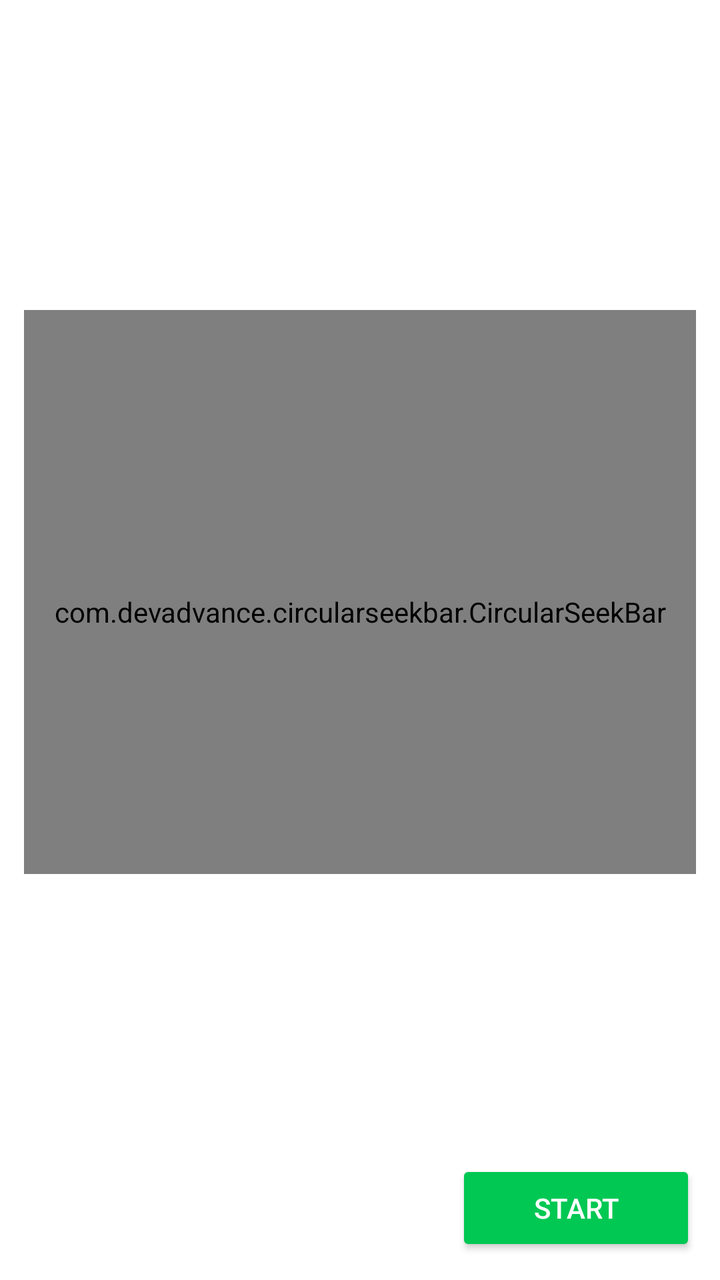
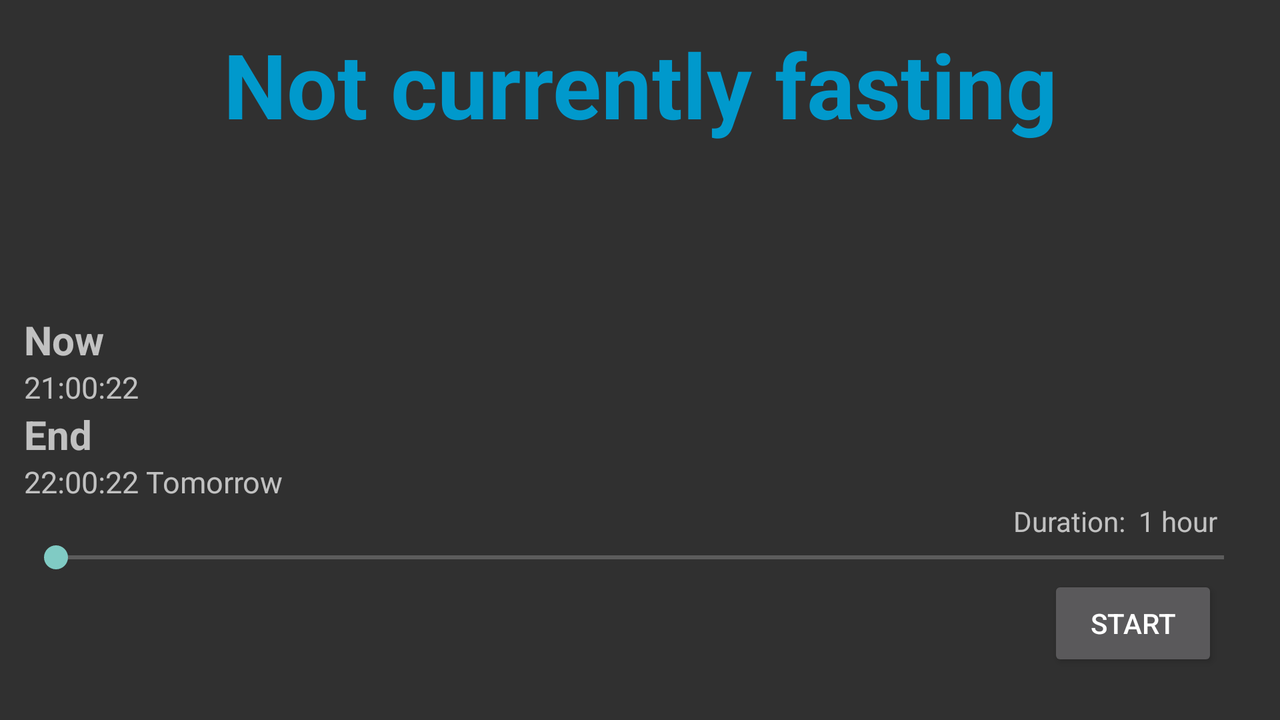

An Android layout and its configuration variant, each rendered on a device that would load it. The default file and the variant file are quoted in full after the pictures.
<!-- AndroidManifest.xml: application theme AppTheme -->
<!-- res/layout/fragment_fasting_length.xml -->
<RelativeLayout xmlns:android="http://schemas.android.com/apk/res/android"
    xmlns:tools="http://schemas.android.com/tools"
    xmlns:app="http://schemas.android.com/apk/res-auto"

    android:layout_width="fill_parent"
    android:layout_height="fill_parent"
    android:paddingLeft="@dimen/activity_horizontal_margin"
    android:paddingRight="@dimen/activity_horizontal_margin"
    android:paddingTop="@dimen/activity_vertical_margin"
    android:paddingBottom="@dimen/activity_vertical_margin"
    android:layout_marginTop="@dimen/top_margin"
    tools:context=".main"
    android:id="@+id/main"
    android:background="#ffffff">

    <LinearLayout
        android:orientation="vertical"
        android:layout_width="wrap_content"
        android:layout_height="wrap_content"
        android:weightSum="3"
        android:id="@+id/mainLinear"
        android:layout_alignParentTop="true"
        android:layout_centerHorizontal="true"
        android:layout_above="@+id/start_toggle"
        android:layout_gravity="center"
        android:layout_alignParentLeft="false">

        <RelativeLayout
            android:layout_width="wrap_content"
            android:layout_height="match_parent"

            android:divider="@android:color/transparent"
            android:dividerHeight="@dimen/activity_horizontal_margin"

            android:id="@+id/relative"

            android:focusable="true">

            <LinearLayout
                android:orientation="horizontal"
                android:layout_width="fill_parent"
                android:layout_height="wrap_content"
                android:weightSum="4"
                android:id="@+id/linearLayout2"
                android:baselineAligned="false"
                android:layout_gravity="center"
                android:layout_above="@+id/circularSeekBar2"
                android:layout_alignParentLeft="true"
                android:layout_alignParentStart="true"
                android:layout_alignParentTop="true"
                android:gravity="bottom">

                <LinearLayout
                    android:orientation="vertical"
                    android:layout_width="fill_parent"
                    android:layout_height="wrap_content"
                    android:layout_weight="2"
                    android:layout_marginRight="4dp">

                    <TextView
                        android:layout_width="match_parent"
                        android:layout_height="wrap_content"

                        android:text="@string/end_time"
                        android:id="@+id/end_time"
                        android:textStyle="bold"
                        android:textSize="14sp"
                        android:layout_above="@+id/current_time"
                        android:layout_toLeftOf="@+id/current_time"
                        android:layout_gravity="right"
                        style= "?textTitle"
                        android:layout_marginBottom="1dp"
                        android:gravity="right" />

                    <TextView
                        android:layout_width="match_parent"
                        android:layout_height="wrap_content"
                        android:text="Thursday"
                        android:id="@+id/TXT_FUTURE"
                        android:singleLine="false"
                        android:layout_gravity="right"
                        android:gravity="right"
                        android:textSize="14sp" />

                    <LinearLayout
                        android:layout_width="match_parent"
                        android:layout_height="wrap_content"
                        android:layout_gravity="right"
                        android:gravity="right">

                        <TextView
                            android:layout_width="wrap_content"
                            android:layout_height="wrap_content"
                            android:text="22:"
                            android:id="@+id/dynamicHour"
                            android:textSize="14sp"
                            android:layout_above="@+id/seekVal"
                            android:layout_toRightOf="@+id/clock_linear"
                            style="?textRegular" />

                        <TextView
                            android:layout_width="wrap_content"
                            android:layout_height="wrap_content"
                            android:text="00"
                            android:id="@+id/endclock_text"
                            android:textSize="14sp"
                            android:layout_gravity="center_horizontal"
                            style="?textRegular" />
                    </LinearLayout>

                </LinearLayout>

                <LinearLayout
                    android:orientation="vertical"
                    android:layout_width="fill_parent"
                    android:layout_height="wrap_content"
                    android:layout_weight="2"
                    android:id="@+id/linearLayout3"
                    android:layout_marginLeft="4dp">

                    <TextView
                        android:layout_width="match_parent"
                        android:layout_height="wrap_content"
                        android:text="@string/current_time"
                        android:id="@+id/current_time"
                        android:textStyle="bold"
                        android:textSize="14sp"
                        android:layout_alignTop="@+id/circularSeekBar2"
                        android:layout_alignRight="@+id/circularSeekBar2"
                        android:layout_alignEnd="@+id/circularSeekBar2"
                        style="?textTitle"
                        android:layout_marginBottom="1dp" />

                    <TextView
                        android:layout_width="match_parent"
                        android:layout_height="wrap_content"
                        android:text="Wednesday"
                        android:id="@+id/TXT_TODAY"
                        android:editable="false" />

                    <TextView
                        android:layout_width="match_parent"
                        android:layout_height="wrap_content"
                        android:text="21:00"
                        android:id="@+id/clock_text"
                        android:textSize="14sp"
                        android:layout_below="@+id/current_time"
                        android:layout_toRightOf="@+id/end_time"
                       style="?textRegular" />
                </LinearLayout>

            </LinearLayout>

            <LinearLayout
                android:orientation="horizontal"
                android:layout_width="wrap_content"
                android:layout_height="wrap_content"
                android:id="@+id/linearLayout"
                android:layout_centerVertical="true"
                android:layout_centerHorizontal="true">

                <TextView
                    android:layout_width="wrap_content"
                    android:layout_height="wrap_content"
                    android:text="01:00"
                    android:id="@+id/seekVal"
                    android:textSize="70sp"
                    android:gravity="center"
                    style="?textTimer"
                    android:layout_gravity="center_vertical" />

                <TextView
                    android:layout_width="wrap_content"
                    android:layout_height="61dp"
                    android:text=":00"
                    android:id="@+id/txt_seconds"
                    style="?textTimer"
                    android:layout_gravity="center_vertical"
                    android:gravity="center_vertical" />
            </LinearLayout>

            <com.devadvance.circularseekbar.CircularSeekBar
                android:id="@+id/circularSeekBar2"
                android:layout_width="fill_parent"
                android:layout_height="282dp"
                style="?circleSeek"
                app:max="23"
                android:layout_alignParentTop="false"
                android:layout_alignParentLeft="false"
                android:layout_alignParentStart="false"
                android:layout_alignParentBottom="false"
                android:layout_centerInParent="true"
                android:paddingTop="20dp" />

        </RelativeLayout>
    </LinearLayout>

    <Button
        android:layout_width="120dp"
        android:layout_height="wrap_content"
        android:text="@string/start_toggle"
        android:id="@+id/start_toggle"

        android:layout_alignParentBottom="true"
        android:layout_alignRight="@+id/mainLinear"
        android:layout_alignEnd="@+id/mainLinear"
        android:theme="@style/StartButton" />


</RelativeLayout>
<!-- resources referenced by this layout -->
<resources>
  <dimen name="activity_horizontal_margin">12dp</dimen>
  <dimen name="activity_vertical_margin">12dp</dimen>
  <string name="current_time">Now</string>
  <string name="end_time">End</string>
  <string name="start_toggle">Start</string>
  <!-- from res/values-v21/ -->
  <style name="StartButton" parent="Widget.AppCompat.Button.Colored">
          <item name="colorButtonNormal">#00c853</item>
          <item name="android:textColorPrimary">#fff</item>
      </style>
  <!-- from res/values-v21/ -->
  <style name="AppTheme" parent="Theme.AppCompat" />
</resources>
<!-- res/layout-land/fragment_fasting_length.xml (the repository's variant of the layout above) -->
<!-- drawn on the phone turned sideways -->
<RelativeLayout xmlns:android="http://schemas.android.com/apk/res/android"
    xmlns:tools="http://schemas.android.com/tools"
    android:layout_width="match_parent"
    android:layout_height="match_parent"
    android:paddingLeft="@dimen/activity_horizontal_margin"
    android:paddingRight="@dimen/activity_horizontal_margin"
    android:paddingTop="@dimen/activity_vertical_margin"
    android:paddingBottom="@dimen/activity_vertical_margin"
    tools:context=".main"
    android:id="@+id/main">

    <Button
        style="?android:attr/buttonStyleSmall"
        android:layout_width="85sp"
        android:layout_height="wrap_content"
        android:text="@string/start_toggle"
        android:id="@+id/start_toggle"
        android:layout_below="@+id/timeSeek"
        android:layout_alignRight="@+id/seekVal"
        android:layout_alignEnd="@+id/seekVal" />

    <TextView
        android:layout_width="wrap_content"
        android:layout_height="wrap_content"
        android:textAppearance="?android:attr/textAppearanceMedium"
        android:text="@string/status_text"
        android:id="@+id/status_text"
        android:textSize="45sp"
        android:textStyle="bold"
        android:textColor="#0099CC"
        android:gravity="center_horizontal"
        android:layout_alignParentLeft="true"
        android:layout_alignParentStart="true"
        android:layout_alignParentRight="true"
        android:layout_alignParentEnd="true"
        android:layout_alignParentTop="true" />

    <LinearLayout
        android:orientation="vertical"
        android:layout_width="wrap_content"
        android:layout_height="wrap_content"
        android:id="@+id/linearLayout"
        android:layout_gravity="center|left"
        android:layout_centerVertical="true"
        android:layout_alignParentLeft="true"
        android:layout_alignParentStart="true">

        <TextView
            android:layout_width="wrap_content"
            android:layout_height="wrap_content"
            android:textAppearance="?android:attr/textAppearanceMedium"
            android:text="@string/current_time"
            android:id="@+id/current_time"
            android:textStyle="bold"
            android:textSize="20sp" />

        <TextView
            android:layout_width="wrap_content"
            android:layout_height="wrap_content"
            android:textAppearance="?android:attr/textAppearanceMedium"
            android:text="21:00:22"
            android:id="@+id/clock_text"
            android:textSize="15sp" />

    </LinearLayout>

    <LinearLayout
        android:layout_width="wrap_content"
        android:layout_height="wrap_content"
        android:id="@+id/clock_linear"
        android:layout_gravity="right|left"
        android:layout_below="@+id/linearLayout"
        android:layout_alignParentLeft="true"
        android:orientation="vertical">

        <TextView
            android:layout_width="wrap_content"
            android:layout_height="wrap_content"
            android:textAppearance="?android:attr/textAppearanceMedium"
            android:text="@string/end_time"
            android:id="@+id/end_time"
            android:textStyle="bold"
            android:textSize="20sp" />

        <LinearLayout
            android:orientation="horizontal"
            android:layout_width="wrap_content"
            android:layout_height="fill_parent">

            <TextView
                android:layout_width="wrap_content"
                android:layout_height="wrap_content"
                android:textAppearance="?android:attr/textAppearanceMedium"
                android:text="22:"
                android:id="@+id/dynamicHour"
                android:textSize="15sp"
                android:layout_above="@+id/seekVal"
                android:layout_toRightOf="@+id/clock_linear" />

            <TextView
                android:layout_width="wrap_content"
                android:layout_height="wrap_content"
                android:textAppearance="?android:attr/textAppearanceMedium"
                android:text="00:22"
                android:id="@+id/endclock_text"
                android:textSize="15sp"
                android:layout_gravity="center_horizontal" />

            <TextView
                android:layout_width="78dp"
                android:layout_height="wrap_content"
                android:textAppearance="?android:attr/textAppearanceMedium"
                android:text=" Tomorrow"
                android:id="@+id/dayText"
                android:textSize="15sp" />
        </LinearLayout>


    </LinearLayout>

    <SeekBar
        android:layout_width="match_parent"
        android:layout_height="wrap_content"
        android:id="@+id/timeSeek"
        android:max="23"
        android:layout_marginTop="66dp"
        android:layout_below="@+id/linearLayout"
        android:layout_alignLeft="@+id/linearLayout"
        android:layout_alignStart="@+id/linearLayout"
        android:indeterminate="false"
        android:layout_alignRight="@+id/status_text"
        android:layout_alignEnd="@+id/status_text" />

    <TextView
        android:layout_width="wrap_content"
        android:layout_height="wrap_content"
        android:textAppearance="?android:attr/textAppearanceMedium"
        android:text="Duration:  1 hour"
        android:id="@+id/seekVal"
        android:textSize="14sp"
        android:layout_marginRight="19dp"
        android:layout_below="@+id/clock_linear"
        android:layout_alignRight="@+id/timeSeek"
        android:layout_alignEnd="@+id/timeSeek" />

</RelativeLayout>
<!-- resources referenced by the variant -->
<!-- as the phone turned sideways resolves them -->
<resources>
  <dimen name="activity_horizontal_margin">12dp</dimen>
  <dimen name="activity_vertical_margin">12dp</dimen>
  <string name="current_time">Now</string>
  <string name="end_time">End</string>
  <string name="start_toggle">Start</string>
  <string name="status_text">Not currently fasting</string>
  <!-- from res/values-v21/ -->
  <style name="AppTheme" parent="Theme.AppCompat" />
</resources>
